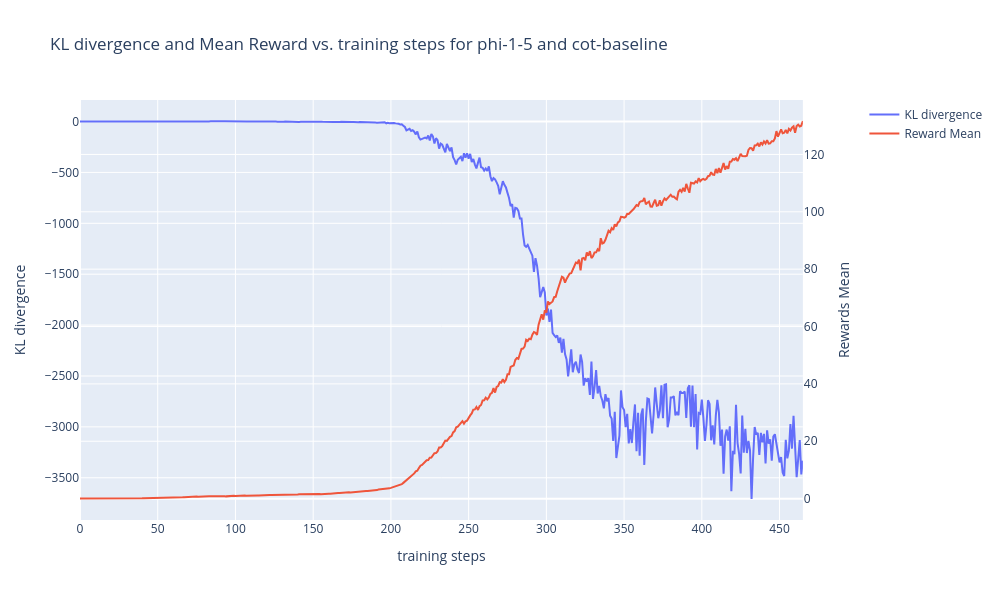

The notebook cell this image was saved under:
### Code cell
import plotly.graph_objects as go
from plotly.subplots import make_subplots

# Create figure with secondary y-axis
fig = make_subplots(specs=[[{"secondary_y": True}]])
chosen_key = sorted(ppo_telemetry_dict.keys())[0] #'phi-1-5_insights-500'
model = chosen_key.split('_')[0]
run_type = chosen_key.split('_')[1]
n_steps = len(ppo_telemetry_dict[chosen_key]['kl-divergence'])
# Add traces
fig.add_trace(
    go.Scatter(
        x=list(range(n_steps)), y=ppo_telemetry_dict[chosen_key]['kl-divergence'], name="KL divergence"
    ),
    secondary_y=False,
)

fig.add_trace(
    go.Scatter(
        x=list(range(n_steps)), y=ppo_telemetry_dict[chosen_key]['returns-mean'], name="Reward Mean"
    ),
    secondary_y=True,
)

# Add figure title
fig.update_layout(
    title_text=f"KL divergence and Mean Reward vs. training steps for {model} and {run_type}"
)

# Set x-axis title
fig.update_xaxes(title_text="training steps")

# Set y-axes titles
fig.update_yaxes(title_text="KL divergence", secondary_y=False)
fig.update_yaxes(title_text="Rewards Mean", secondary_y=True)
fig.update_layout(
    autosize=False,
    width=1_000,
    height=600,
)

fig.show()

### Figure 1 — Plotly figure (JSON) as saved in the notebook; plotly's stock layout.template omitted (floating-point values rounded to 4 significant figures; data arrays with more than 128 entries replaced by an {"elided": "..."} marker saying what was removed)
{"data": [{"name": "KL divergence", "type": "scatter", "x": {"elided": "466 int values"}, "xaxis": "x", "y": {"elided": "466 float values"}, "yaxis": "y"}, {"name": "Reward Mean", "type": "scatter", "x": {"elided": "466 int values"}, "xaxis": "x", "y": {"elided": "466 float values"}, "yaxis": "y2"}], "layout": {"autosize": false, "height": 600, "title": {"text": "KL divergence and Mean Reward vs. training steps for phi-1-5 and cot-baseline"}, "width": 1000, "xaxis": {"anchor": "y", "autorange": true, "domain": [0, 0.94], "range": [0, 465], "title": {"text": "training steps"}, "type": "linear"}, "yaxis": {"anchor": "x", "autorange": true, "domain": [0, 1], "range": [-3915.0, 211.7], "title": {"text": "KL divergence"}, "type": "linear"}, "yaxis2": {"anchor": "x", "autorange": true, "overlaying": "y", "range": [-7.451, 139.0], "side": "right", "title": {"text": "Rewards Mean"}, "type": "linear"}}}
